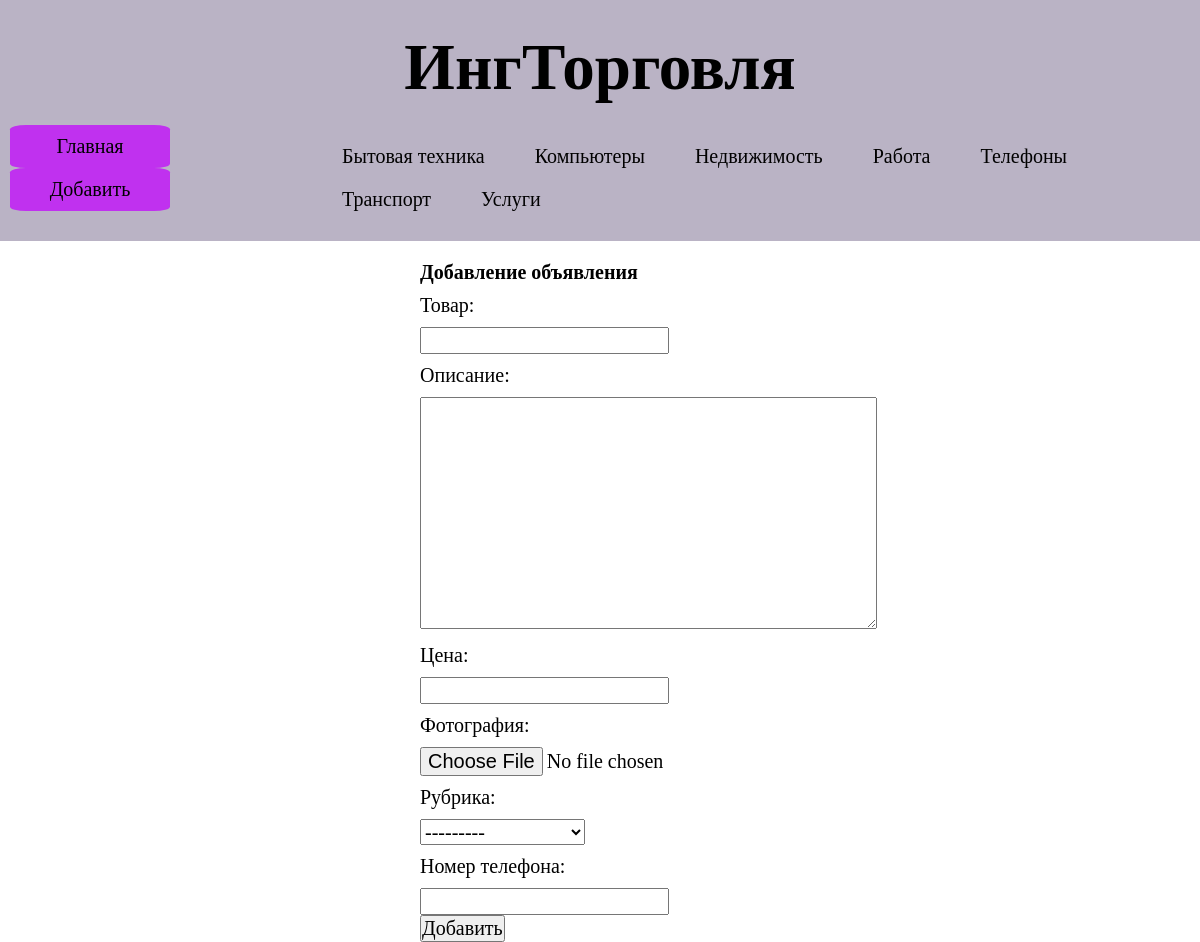
The page /bboard/add/ on the database its author committed.
### bboard/models.py (models this page shows)
class Rubric(models.Model):
    name = models.CharField(max_length=20, db_index=True, verbose_name='Название')
    def __str__(self) -> str:
        return self.name
    class Meta:
        verbose_name_plural = 'Рубрики'
        verbose_name = 'Рубрика'
        ordering = ['name']

### bboard/views.py (the view)
# urls.py: path('add/', BbCreateView.as_view(), name='add')
class BbCreateView(CreateView):
    template_name = 'bboard/create.html'
    form_class = BbForm
    success_url = reverse_lazy('index')
    def get_context_data(self, **kwargs: Any) -> dict[str, Any]:
        context = super().get_context_data(**kwargs)
        context['rubrics'] = Rubric.objects.all()
        return context

### bboard/forms.py
class BbForm(ModelForm):
    class Meta:
        model = Bb
        fields = ('title', 'content', 'price', 'image','rubric', 'phone')

### bboard/templates/bboard/create.html (shortened to what this page needs)
{% load static %}
<!DOCTYPE html>
<html lang="ru">
<head>
    <link rel="stylesheet" href="{% static 'bboard/style.css' %}">
</head>
<body>
    <div class="header">
        <h1 class="header_title" >ИнгТорговля</h1>
        <div class="nav">
            <div class="glava">
                <a href="{% url 'index' %}" class="glava_text">Главная</a>
                <a href="{% url 'add' %}" class="glava_text">Добавить</a>
            </div>
            <div class="header_links">
                {% for rubric in rubrics %}
                <a class="rubric_link" href="{% url 'by_rubric' rubric.pk %}">{{ rubric.name }}</a>
                {% endfor %}
            </div>
        </div>
    </div>
    <div class="header_form">
        <h1 class="form_title">Добавление объявления</h1>
        <form method="post" enctype="multipart/form-data">
            <p class="form_text">Товар:</p>
            <p>{{ form.title }}</p>
            <p class="form_text">Описание:</p>
            <p>{{ form.content }}</p>
            <p class="form_text">Цена:</p>
            <p>{{ form.price }}</p>
            <p class="form_text">Фотография:</p>
            <p>{{ form.image }}</p>
            <p class="form_text">Рубрика:</p>
            <p>{{ form.rubric }}</p>
            <p class="form_text">Номер телефона:</p>
            <p>{{ form.phone }}</p>
            <button type="submit">Добавить</button>
        </form>
    </div>
</body>
</html>

### bboard/static/bboard/style.css (style rules this page uses)
* { margin: 0 auto; padding: 0; font-family: 'Times New Roman', Times, serif; font-size: 20px; }
.header { background-color: rgb(53 34 87 / 34%); width: 100%; }
.header_title { padding-top: 30px; text-align: center; font-size: 65px; }
.nav { margin-top: 20px; display: flex; justify-content: space-between; padding-bottom: 10px; }
.header_links { margin-top: 30px; margin: 0; display: flex; padding: 10px; flex-wrap: wrap; }
.glava { margin: 0; display: flex; flex-wrap: wrap; align-items: center; align-content: flex-start; }
.glava_text { padding: 10px 20px; background-color: rgba(195, 0, 255, 0.725); border-radius: 10%; margin: 0 10px; width: 120px; text-align: center; }
a { text-decoration: none; color: black; margin: 0 15px; }
.rubric_link { padding: 10px; border-radius: 10px; }
.header_form { max-width: 360px; }
.form_title { margin-top: 20px; }
.form_text { margin: 10px 0; }

### rows shown on the page
Rubric: name "Бытовая техника"
Rubric: name "Компьютеры"
Rubric: name "Недвижимость"
Rubric: name "Работа"
Rubric: name "Телефоны"
Rubric: name "Транспорт"
Rubric: name "Услуги"
